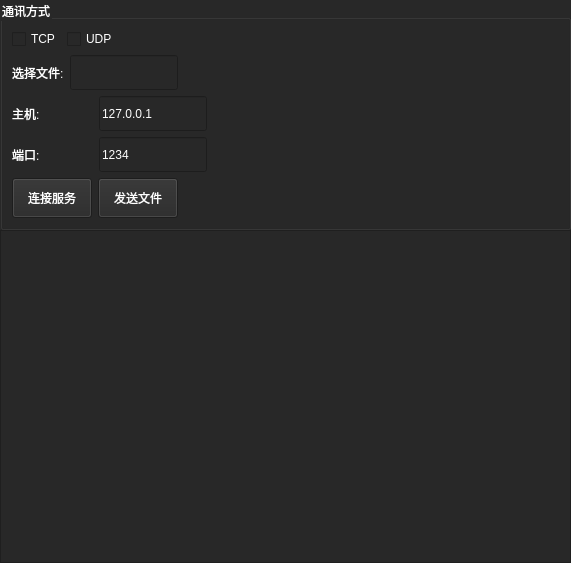
<?xml version="1.0" encoding="UTF-8"?>
<ui version="4.0">
 <class>Form</class>
 <widget class="QWidget" name="Form">
  <property name="geometry">
   <rect>
    <x>0</x>
    <y>0</y>
    <width>571</width>
    <height>563</height>
   </rect>
  </property>
  <property name="windowTitle">
   <string>Form</string>
  </property>
  <property name="styleSheet">
   <string notr="true">background-color: rgb(40, 40, 40);
font: 14pt &quot;Arial&quot;;
color: rgb(255, 255, 255);</string>
  </property>
  <layout class="QGridLayout" name="gridLayout_2">
   <property name="leftMargin">
    <number>0</number>
   </property>
   <property name="topMargin">
    <number>0</number>
   </property>
   <property name="rightMargin">
    <number>0</number>
   </property>
   <property name="bottomMargin">
    <number>0</number>
   </property>
   <item row="0" column="0">
    <layout class="QVBoxLayout" name="verticalLayout_2">
     <property name="spacing">
      <number>0</number>
     </property>
     <item>
      <widget class="QGroupBox" name="groupBox">
       <property name="title">
        <string>通讯方式</string>
       </property>
       <layout class="QGridLayout" name="gridLayout">
        <item row="0" column="0">
         <layout class="QVBoxLayout" name="verticalLayout">
          <item>
           <layout class="QHBoxLayout" name="horizontalLayout_3">
            <item>
             <widget class="QCheckBox" name="tcp_checkBox">
              <property name="text">
               <string>TCP</string>
              </property>
              <attribute name="buttonGroup">
               <string notr="true">buttonGroup</string>
              </attribute>
             </widget>
            </item>
            <item>
             <widget class="QCheckBox" name="udp_checkBox">
              <property name="text">
               <string>UDP</string>
              </property>
              <attribute name="buttonGroup">
               <string notr="true">buttonGroup</string>
              </attribute>
             </widget>
            </item>
            <item>
             <spacer name="horizontalSpacer_4">
              <property name="orientation">
               <enum>Qt::Horizontal</enum>
              </property>
              <property name="sizeHint" stdset="0">
               <size>
                <width>40</width>
                <height>20</height>
               </size>
              </property>
             </spacer>
            </item>
           </layout>
          </item>
          <item>
           <layout class="QHBoxLayout" name="horizontalLayout_6">
            <item>
             <widget class="QLabel" name="label_3">
              <property name="text">
               <string>选择文件:</string>
              </property>
             </widget>
            </item>
            <item>
             <widget class="QLineEdit" name="choose_file_path_lineEdit">
              <property name="minimumSize">
               <size>
                <width>0</width>
                <height>35</height>
               </size>
              </property>
              <property name="maximumSize">
               <size>
                <width>219</width>
                <height>16777215</height>
               </size>
              </property>
              <property name="readOnly">
               <bool>true</bool>
              </property>
             </widget>
            </item>
            <item>
             <spacer name="horizontalSpacer">
              <property name="orientation">
               <enum>Qt::Horizontal</enum>
              </property>
              <property name="sizeHint" stdset="0">
               <size>
                <width>40</width>
                <height>20</height>
               </size>
              </property>
             </spacer>
            </item>
           </layout>
          </item>
          <item>
           <layout class="QHBoxLayout" name="horizontalLayout">
            <item>
             <widget class="QLabel" name="label">
              <property name="minimumSize">
               <size>
                <width>81</width>
                <height>0</height>
               </size>
              </property>
              <property name="text">
               <string>主机:</string>
              </property>
             </widget>
            </item>
            <item>
             <widget class="QLineEdit" name="host_lineEdit">
              <property name="minimumSize">
               <size>
                <width>0</width>
                <height>35</height>
               </size>
              </property>
              <property name="maximumSize">
               <size>
                <width>219</width>
                <height>16777215</height>
               </size>
              </property>
              <property name="text">
               <string>127.0.0.1</string>
              </property>
             </widget>
            </item>
            <item>
             <spacer name="horizontalSpacer_5">
              <property name="orientation">
               <enum>Qt::Horizontal</enum>
              </property>
              <property name="sizeHint" stdset="0">
               <size>
                <width>40</width>
                <height>20</height>
               </size>
              </property>
             </spacer>
            </item>
           </layout>
          </item>
          <item>
           <layout class="QHBoxLayout" name="horizontalLayout_2">
            <item>
             <widget class="QLabel" name="label_2">
              <property name="minimumSize">
               <size>
                <width>81</width>
                <height>0</height>
               </size>
              </property>
              <property name="text">
               <string>端口:</string>
              </property>
             </widget>
            </item>
            <item>
             <widget class="QLineEdit" name="port_lineEdit">
              <property name="minimumSize">
               <size>
                <width>0</width>
                <height>35</height>
               </size>
              </property>
              <property name="maximumSize">
               <size>
                <width>219</width>
                <height>16777215</height>
               </size>
              </property>
              <property name="text">
               <string>1234</string>
              </property>
             </widget>
            </item>
            <item>
             <spacer name="horizontalSpacer_6">
              <property name="orientation">
               <enum>Qt::Horizontal</enum>
              </property>
              <property name="sizeHint" stdset="0">
               <size>
                <width>40</width>
                <height>20</height>
               </size>
              </property>
             </spacer>
            </item>
           </layout>
          </item>
          <item>
           <layout class="QHBoxLayout" name="horizontalLayout_5">
            <item>
             <widget class="QPushButton" name="connect_server_pushButton">
              <property name="minimumSize">
               <size>
                <width>0</width>
                <height>40</height>
               </size>
              </property>
              <property name="text">
               <string>连接服务</string>
              </property>
             </widget>
            </item>
            <item>
             <widget class="QPushButton" name="send_file_pushButton">
              <property name="minimumSize">
               <size>
                <width>0</width>
                <height>40</height>
               </size>
              </property>
              <property name="text">
               <string>发送文件</string>
              </property>
             </widget>
            </item>
            <item>
             <spacer name="horizontalSpacer_3">
              <property name="orientation">
               <enum>Qt::Horizontal</enum>
              </property>
              <property name="sizeHint" stdset="0">
               <size>
                <width>40</width>
                <height>20</height>
               </size>
              </property>
             </spacer>
            </item>
           </layout>
          </item>
         </layout>
        </item>
        <item row="0" column="1">
         <spacer name="horizontalSpacer_2">
          <property name="orientation">
           <enum>Qt::Horizontal</enum>
          </property>
          <property name="sizeHint" stdset="0">
           <size>
            <width>40</width>
            <height>20</height>
           </size>
          </property>
         </spacer>
        </item>
       </layout>
      </widget>
     </item>
     <item>
      <widget class="QTextBrowser" name="textBrowser">
       <property name="styleSheet">
        <string notr="true">background-color: rgb(40, 40, 40);
font: 14pt &quot;Arial&quot;;
color: rgb(255, 255, 255);</string>
       </property>
       <property name="html">
        <string>&lt;!DOCTYPE HTML PUBLIC &quot;-//W3C//DTD HTML 4.0//EN&quot; &quot;http://www.w3.org/TR/REC-html40/strict.dtd&quot;&gt;
&lt;html&gt;&lt;head&gt;&lt;meta name=&quot;qrichtext&quot; content=&quot;1&quot; /&gt;&lt;style type=&quot;text/css&quot;&gt;
p, li { white-space: pre-wrap; }
&lt;/style&gt;&lt;/head&gt;&lt;body style=&quot; font-family:'Arial'; font-size:14pt; font-weight:400; font-style:normal;&quot;&gt;
&lt;p style=&quot;-qt-paragraph-type:empty; margin-top:0px; margin-bottom:0px; margin-left:0px; margin-right:0px; -qt-block-indent:0; text-indent:0px;&quot;&gt;&lt;br /&gt;&lt;/p&gt;&lt;/body&gt;&lt;/html&gt;</string>
       </property>
      </widget>
     </item>
    </layout>
   </item>
  </layout>
 </widget>
 <resources/>
 <connections/>
 <buttongroups>
  <buttongroup name="buttonGroup"/>
 </buttongroups>
</ui>
